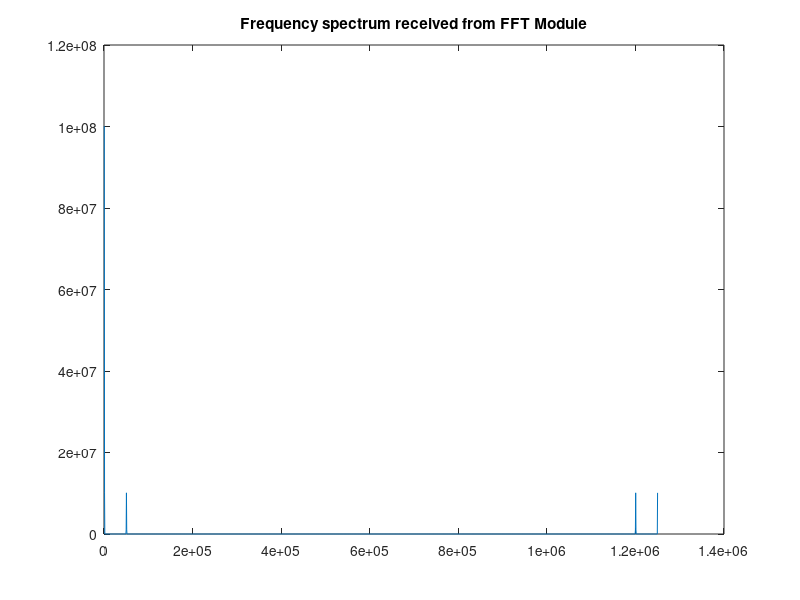

Here is the MATLAB script that generated this plot:
clear;

%open the file that contains the FFT module outputs
file = fopen('FFT_output_50k.txt','r');
X_mag = fscanf(file, '%d');

fs = 10*10^6 / 8;
N = 2048;

%another way to scan the file
%{
for i = 1:4096
    X(i) = str2num(fgetl(file));
end
%}

plot((1:length(X_mag))*fs/N , X_mag)
title('Frequency spectrum received from FFT Module');

fclose(file);
